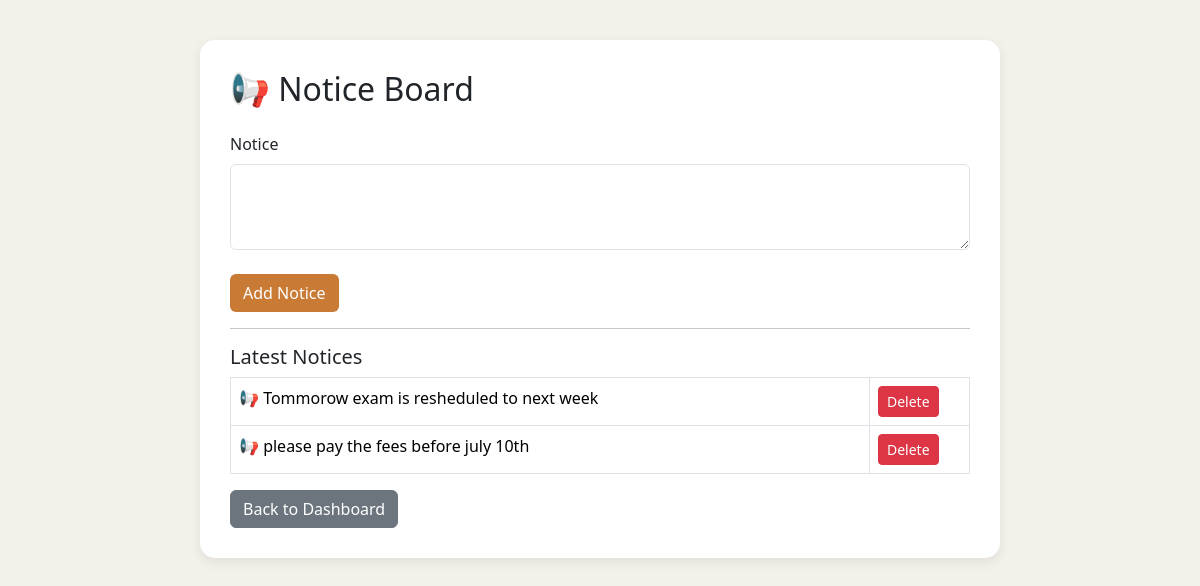
Screenshot of /add_notice.php with the database file from the repository.
### tables this page shows
CREATE TABLE `notices` (
  `id` int NOT NULL AUTO_INCREMENT,
  `notice` varchar(255) NOT NULL,
  PRIMARY KEY (`id`)
);

### add_notice.php (the view, shortened to what this page needs)
<?php
$result=mysqli_query($conn,"SELECT * FROM notices ORDER BY id DESC");
?>
<!DOCTYPE html>
<html>
<head>
<link href="https://cdn.jsdelivr.net/npm/bootstrap@5.3.3/dist/css/bootstrap.min.css" rel="stylesheet">
</head>
<body>
<div class="box">
<h2 class="mb-4">📢 Notice Board</h2>
<form method="POST">
<label class="form-label">Notice</label>
<textarea name="notice" class="form-control" rows="3" required></textarea>
<br>
<button type="submit" name="add" class="btn btn-main">Add Notice</button>
</form>
<hr>
<h5>Latest Notices</h5>
<table class="table table-bordered">
<tbody>
<?php while($row=mysqli_fetch_assoc($result)){ ?>
<tr>
<td>📢 <?php echo htmlspecialchars($row['notice']); ?></td>
<td width="100">
<a class="btn btn-danger btn-sm"
onclick="return confirm('Delete this notice?')"
href="add_notice.php?delete=<?php echo $row['id']; ?>">
Delete
</a>
</td>
</tr>
<?php } ?>
</tbody>
</table>
<a href="admin/dashboard.php" class="btn btn-secondary">Back to Dashboard</a>
</div>
</body>
</html>

### add_notice.php (style rules this page uses)
body { background:#f4f1ea;font-family:Segoe UI,sans-serif }
.box { max-width:800px;margin:40px auto;background:#fff;padding:30px;border-radius:15px;box-shadow:0 4px 12px rgba(0,0,0,.08) }
.btn-main { background:#C97B36;color:#fff }

### rows the page displays
notices: notice "Tommorow exam is resheduled to next week"
notices: notice "please pay the fees before july 10th"
